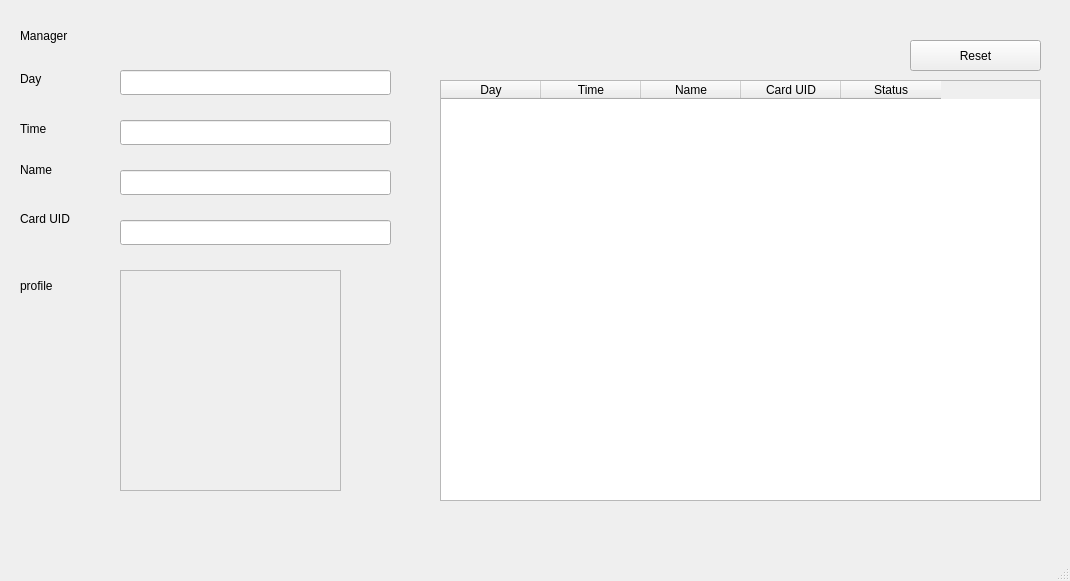
<?xml version="1.0" encoding="UTF-8"?>
<ui version="4.0">
 <class>MainWindow</class>
 <widget class="QMainWindow" name="MainWindow">
  <property name="geometry">
   <rect>
    <x>0</x>
    <y>0</y>
    <width>1070</width>
    <height>581</height>
   </rect>
  </property>
  <property name="windowTitle">
   <string>MainWindow</string>
  </property>
  <widget class="QWidget" name="centralwidget">
   <widget class="QLabel" name="day">
    <property name="geometry">
     <rect>
      <x>20</x>
      <y>70</y>
      <width>67</width>
      <height>17</height>
     </rect>
    </property>
    <property name="text">
     <string>Day</string>
    </property>
   </widget>
   <widget class="QLabel" name="name">
    <property name="geometry">
     <rect>
      <x>20</x>
      <y>160</y>
      <width>91</width>
      <height>20</height>
     </rect>
    </property>
    <property name="text">
     <string>Name</string>
    </property>
   </widget>
   <widget class="QLineEdit" name="nameEdit">
    <property name="geometry">
     <rect>
      <x>120</x>
      <y>170</y>
      <width>271</width>
      <height>25</height>
     </rect>
    </property>
   </widget>
   <widget class="QLineEdit" name="dayEdit">
    <property name="geometry">
     <rect>
      <x>120</x>
      <y>70</y>
      <width>271</width>
      <height>25</height>
     </rect>
    </property>
   </widget>
   <widget class="QLineEdit" name="uidEdit">
    <property name="geometry">
     <rect>
      <x>120</x>
      <y>220</y>
      <width>271</width>
      <height>25</height>
     </rect>
    </property>
    <property name="text">
     <string/>
    </property>
   </widget>
   <widget class="QLabel" name="card_uid">
    <property name="geometry">
     <rect>
      <x>20</x>
      <y>210</y>
      <width>67</width>
      <height>17</height>
     </rect>
    </property>
    <property name="text">
     <string>Card UID</string>
    </property>
   </widget>
   <widget class="QLabel" name="manager">
    <property name="geometry">
     <rect>
      <x>20</x>
      <y>10</y>
      <width>121</width>
      <height>51</height>
     </rect>
    </property>
    <property name="text">
     <string>Manager</string>
    </property>
   </widget>
   <widget class="QLineEdit" name="timeEdit">
    <property name="geometry">
     <rect>
      <x>120</x>
      <y>120</y>
      <width>271</width>
      <height>25</height>
     </rect>
    </property>
   </widget>
   <widget class="QLabel" name="time">
    <property name="geometry">
     <rect>
      <x>20</x>
      <y>120</y>
      <width>67</width>
      <height>17</height>
     </rect>
    </property>
    <property name="text">
     <string>Time</string>
    </property>
   </widget>
   <widget class="QLabel" name="label">
    <property name="geometry">
     <rect>
      <x>120</x>
      <y>270</y>
      <width>221</width>
      <height>221</height>
     </rect>
    </property>
    <property name="frameShape">
     <enum>QFrame::StyledPanel</enum>
    </property>
    <property name="text">
     <string/>
    </property>
   </widget>
   <widget class="QLabel" name="profile">
    <property name="geometry">
     <rect>
      <x>20</x>
      <y>270</y>
      <width>71</width>
      <height>31</height>
     </rect>
    </property>
    <property name="text">
     <string>profile</string>
    </property>
   </widget>
   <widget class="QTableWidget" name="tableWidget">
    <property name="geometry">
     <rect>
      <x>440</x>
      <y>80</y>
      <width>601</width>
      <height>421</height>
     </rect>
    </property>
    <column>
     <property name="text">
      <string>Day</string>
     </property>
    </column>
    <column>
     <property name="text">
      <string>Time</string>
     </property>
    </column>
    <column>
     <property name="text">
      <string>Name</string>
     </property>
    </column>
    <column>
     <property name="text">
      <string>Card UID</string>
     </property>
    </column>
    <column>
     <property name="text">
      <string>Status</string>
     </property>
    </column>
   </widget>
   <widget class="QPushButton" name="Reset">
    <property name="geometry">
     <rect>
      <x>910</x>
      <y>40</y>
      <width>131</width>
      <height>31</height>
     </rect>
    </property>
    <property name="text">
     <string>Reset</string>
    </property>
   </widget>
  </widget>
  <widget class="QMenuBar" name="menubar">
   <property name="geometry">
    <rect>
     <x>0</x>
     <y>0</y>
     <width>1070</width>
     <height>22</height>
    </rect>
   </property>
  </widget>
  <widget class="QStatusBar" name="statusbar"/>
 </widget>
 <resources/>
 <connections/>
</ui>
